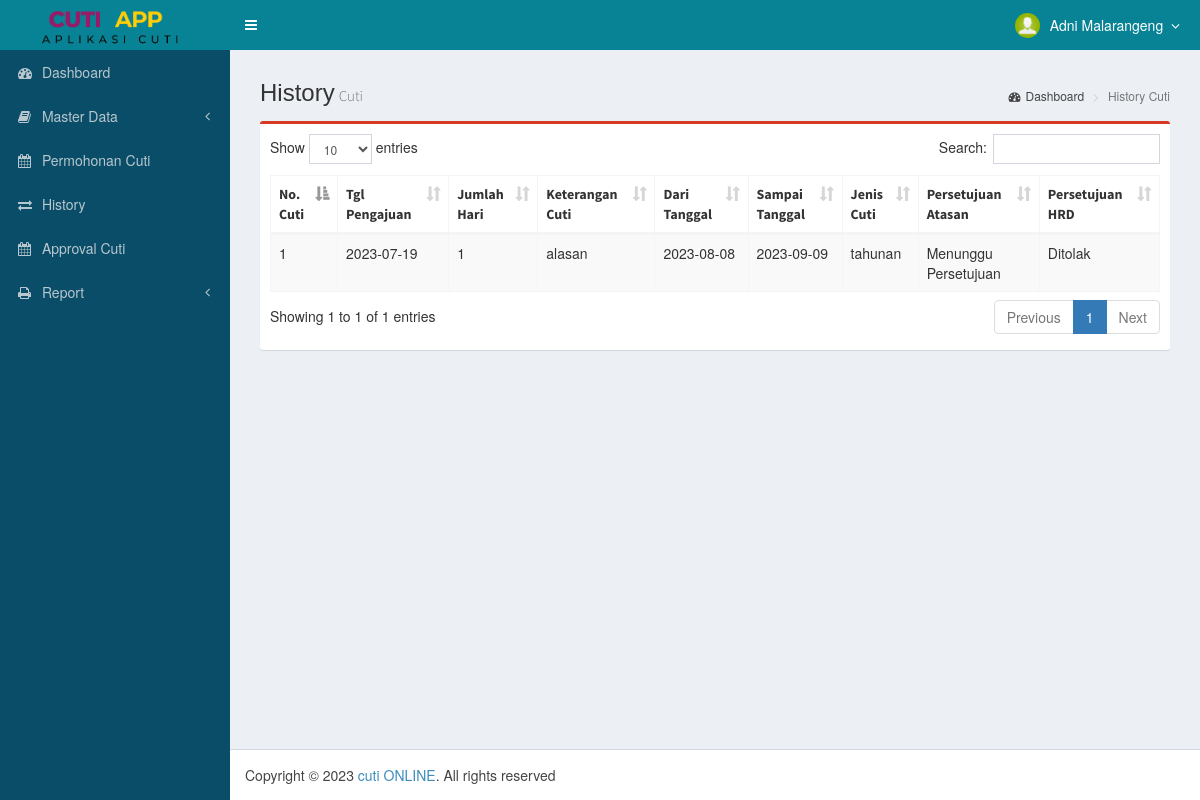
/home-admin.php?page=history-cuti-hrd (signed in), run on an earlier commit of the app's database.
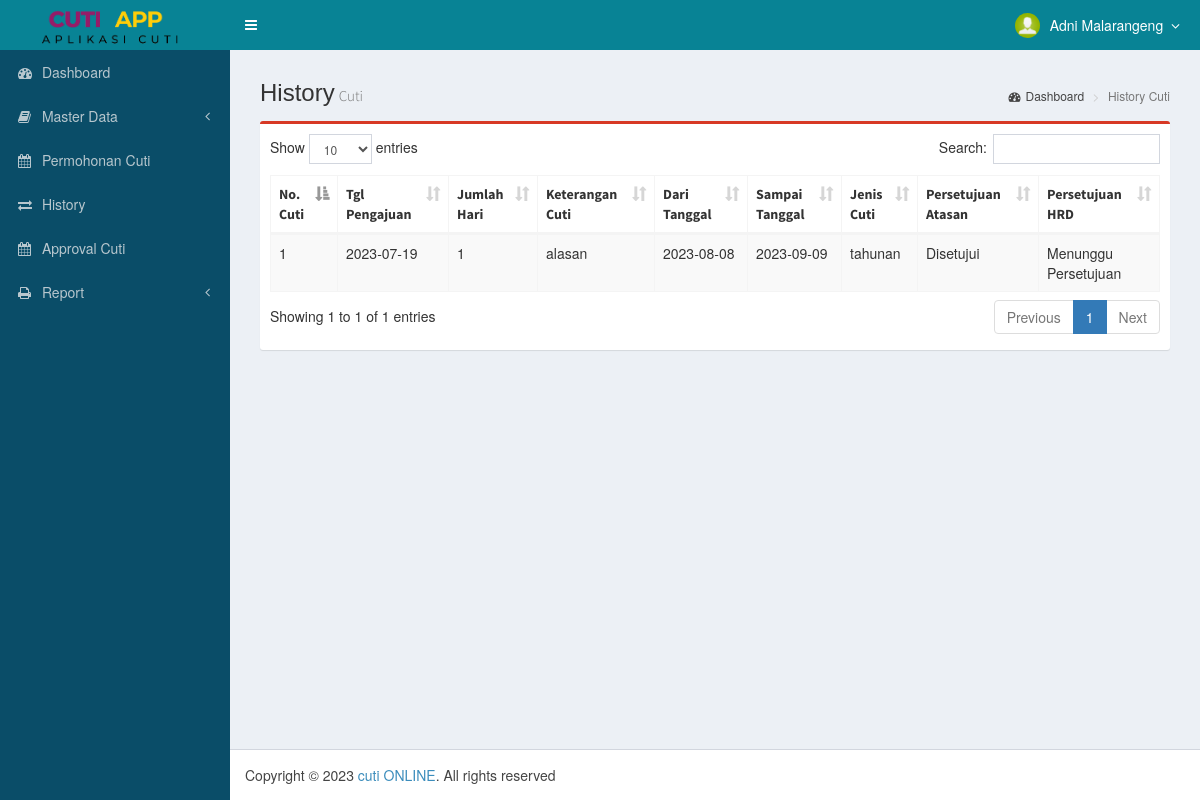
And on a later commit of the database.
### tables this page shows
CREATE TABLE `tb_cuti` (
  `id` int NOT NULL,
  `nik` varchar(10) NOT NULL,
  `jenis_cuti` varchar(255) NOT NULL,
  `mulai` date NOT NULL,
  `selesai` date NOT NULL,
  `lama` int NOT NULL,
  `alasan` text NOT NULL,
  `depApproval` tinyint(1) DEFAULT '0',
  `depApproval_at` timestamp NULL DEFAULT NULL,
  `sdmApproval` tinyint(1) DEFAULT '0',
  `sdmApproval_at` timestamp NULL DEFAULT NULL,
  `soft_delete` tinyint(1) DEFAULT NULL,
  `created_at` timestamp NOT NULL DEFAULT CURRENT_TIMESTAMP,
  `updated_at` timestamp NOT NULL DEFAULT CURRENT_TIMESTAMP ON UPDATE CURRENT_TIMESTAMP
);

### pages/view/history-cuti-hrd.php (the view, shortened to what this page needs)
<section class="content-header">
	<h1>History<small>Cuti</small></h1>
	<ol class="breadcrumb">
		<li><a href="home-pegawai.php"><i class="fa fa-dashboard"></i>Dashboard</a></li>
		<li class="active">History Cuti</li>
	</ol>
</section>
<section class="content">
	<div class="row">
		<div class="col-md-12">
			<div class="box box-primary">
				<div class="box-body" style="overflow-x: auto;">
					<div>
					</div>
					<table id="example1" class="table table-bordered table-striped">
						<thead>
							<tr>
								<th>No. Cuti</th>
								<th>Tgl Pengajuan</th>
								<th>Jumlah Hari</th>
								<th>Keterangan Cuti</th>
								<th>Dari Tanggal</th>
								<th>Sampai Tanggal</th>
								<th>Jenis Cuti</th>
								<th>Persetujuan Atasan</th>
								<th>Persetujuan HRD</th>
							</tr>
						</thead>
						<tbody>
							<?php
							include './dist/koneksi.php';
							$dataCuti = mysqli_query($con, "SELECT * FROM tb_cuti WHERE nik='$_SESSION[nik]'");
							$no = 1;
							while ($row = mysqli_fetch_assoc($dataCuti)) {
								$timestamp = strtotime($row['created_at']);
								$date = date("Y-m-d", $timestamp);
								$dep = ($row['depApproval'] === '1') ? 'Disetujui' : (($row['depApproval'] === '0') ? 'Ditolak' : 'Menunggu Persetujuan');
								$sdm = ($row['sdmApproval'] === '1') ? 'Disetujui' : (($row['sdmApproval'] === '0') ? 'Ditolak' : 'Menunggu Persetujuan')
							?>
								<tr>
									<td><?= $no++ ?></td>
									<td><?= $date ?></td>
									<td><?= $row['lama'] ?></td>
									<td><?= $row['alasan'] ?></td>
									<td><?= $row['mulai'] ?></td>
									<td><?= $row['selesai'] ?></td>
									<td><?= $row['jenis_cuti'] ?></td>
									<td><?= $dep ?></td>
									<td><?= $sdm ?></td>
								</tr>
							<?php
							} ?>
						</tbody>
					</table>
				</div>
			</div>
		</div>
	</div>
</section>

What changed in the data, as far as the page shows it:
changed tb_cuti "alasan": depApproval "Menunggu Persetujuan" → "Disetujui"; sdmApproval "Ditolak" → "Menunggu Persetujuan"
